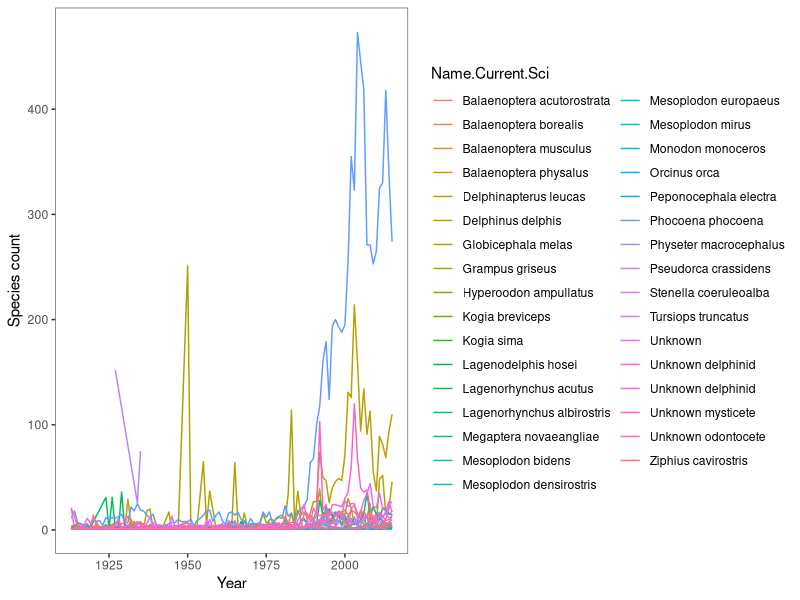
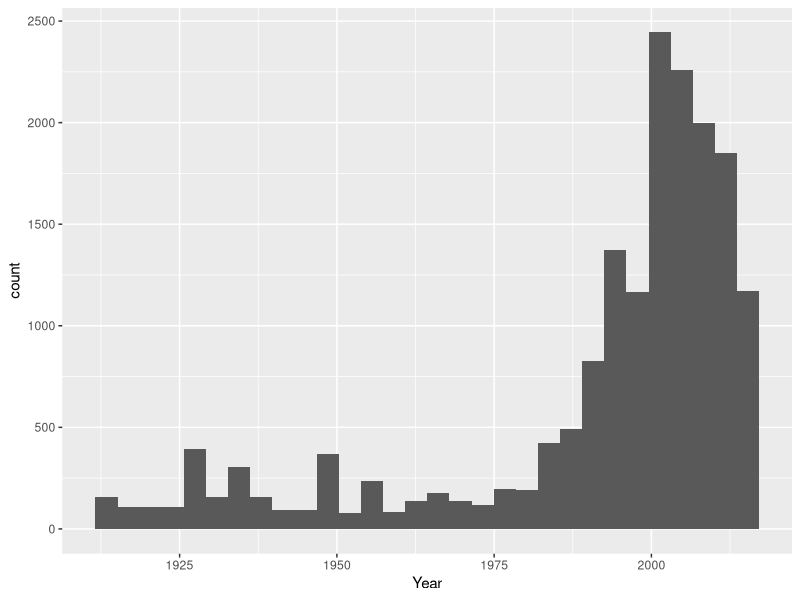
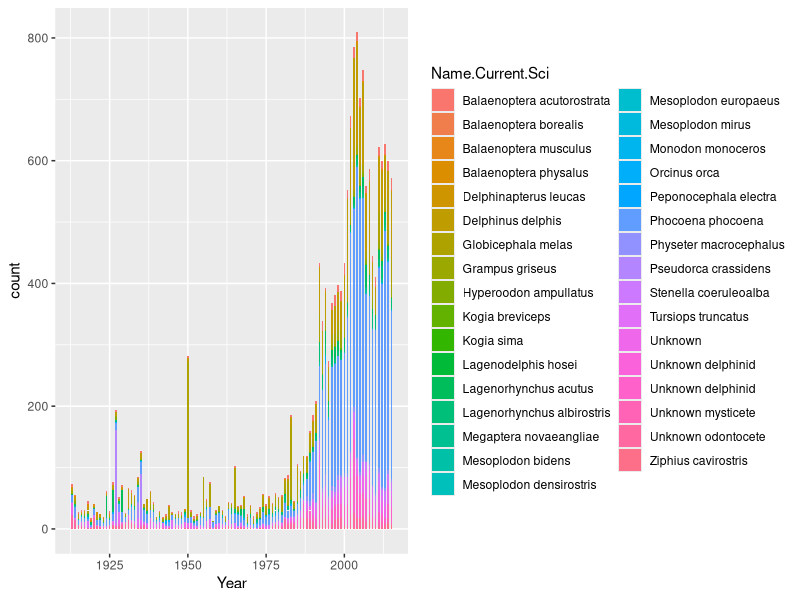
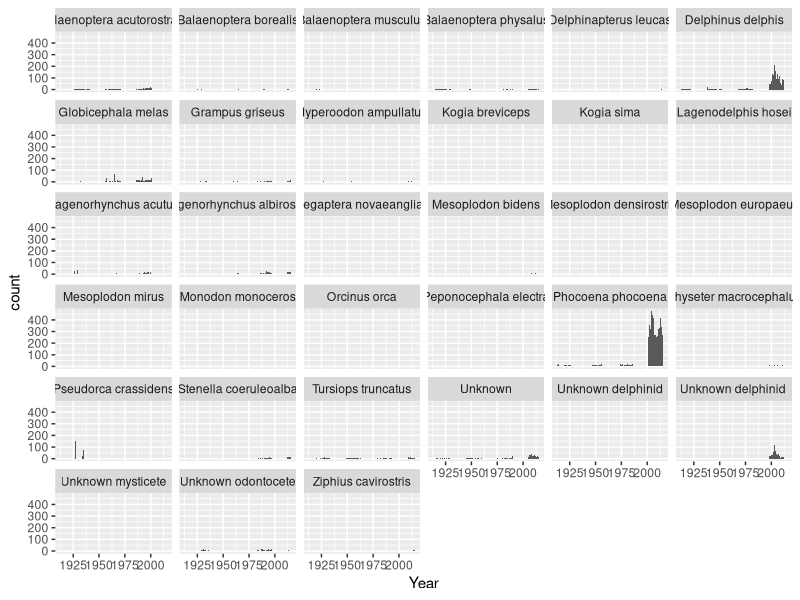
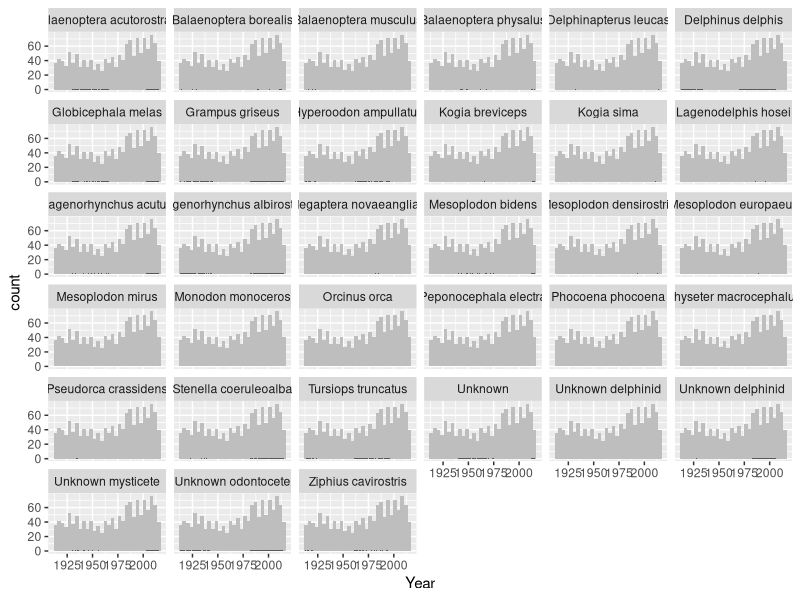
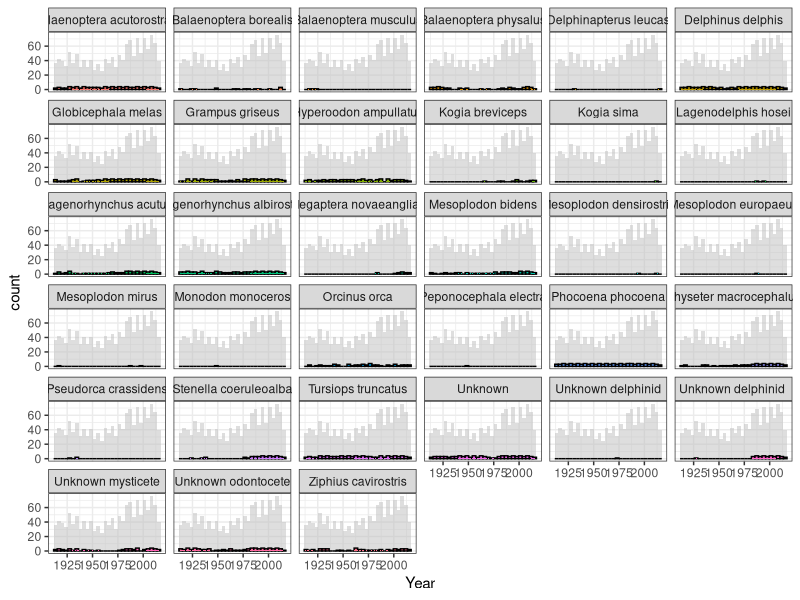

The R source for these figures, in order: (Note: this script raises an error after producing the figures.)

#This code is looking at some species plots - still messy 
#Splitting data into years and species and then attempting to look at mysticetes seperately 
#Messy variable names - need to clean 

install.packages("reshape") 
library(dplyr)
library(tidyverse)
library(ggplot2)
library(reshape) 


data <- read.csv("cleandatesnames.csv")
names(data)

#Getting rid of the extra X1 column - not sure where this comes from 
cleaneddata <- select(data, Name.Current.Sci, Name.Common, Latitude, Longitude, County, Year, Date) 
levels(cleaneddata$Name.Current.Sci)


#Having a look at how many of each species 
select(cleaneddata, Name.Current.Sci)
#'Species' just looking at Name.Current.Sci
species <- count(cleaneddata, Name.Current.Sci)
#'Speciesyearcount' cleaned data: a count of current scientific name and year 
speciesyearcount <- count(cleaneddata, Name.Current.Sci, Year)


View(species)
#This is just species and the year - no counting or sorting 
speciesyear <- select(cleaneddata, Year, Name.Current.Sci)


#Geom_line of all species for every year year 
ggplot(data = speciesyearcount, aes(x = Year, y = n, colour= Name.Current.Sci))+
  theme(panel.background = element_blank(), panel.border = element_rect(colour = "grey40", fill = NA)) +
  labs(x = "Year", y = "Species count") +
  geom_line() +
  scale_fill_manual(values=c("deeppink", "steelblue"), guide=FALSE) 


#Plot of all species 
library(ggplot2)
ggplot(speciesyear, aes(x = Year)) +
  geom_histogram()

#Seperate species (messy as there are so many and I need to sort out the names)
ggplot(speciesyear, aes(x = Year, fill = Name.Current.Sci)) +
  geom_histogram(binwidth = 0.5)

#All species histograms seperated with better bin widths 
ggplot(speciesyear, aes(x = Year)) +
  geom_histogram(binwidth = 0.5) +
  facet_wrap(~ Name.Current.Sci)

View(speciesyear)


#Looking at species by year - a count of each species per year
speciesbyyear <- aggregate(n ~ Name.Current.Sci, speciesyearcount, sum)
View(speciesbyyear)
#Arranging species by year by count 
speciesbyyear <- speciesyearcount %>%
  group_by(n, Year, Name.Current.Sci) %>%
  arrange(Year)


#Can't get this to work
#Showing each species with the full dataset in the background 
#Need to change the - 5 
d <- speciesbyyear      
d_bg <- d[, -1] 

ggplot(d, aes(x = Year)) +
  geom_histogram(data = d_bg, fill = "grey") +
  geom_histogram(binwidth = 0.5) +
  facet_wrap(~ Name.Current.Sci) 

#....
#Changing the aesthetics 
ggplot(d, aes(x = Year, fill = Name.Current.Sci)) +
  geom_histogram(data = d_bg, fill = "grey", alpha = .5) +
  geom_histogram(colour = "black") +
  geom_histogram(binwidth = 0.5) +
  facet_wrap(~ Name.Current.Sci) +
  guides(fill = FALSE) +  # to remove the legend
  theme_bw()              # for clean look overall



#Not sure why this isn't working...trying to plot all species with the total in the background 
a <- speciesyearcount         
a_bg <- a[, -5] 

ggplot(a, aes(x = Year, y = n, colour = Name.Current.Sci)) +
  geom_point(data = a_bg, colour = "grey", alpha = .2) +
  geom_point() + 
  facet_wrap(~ Species) +
  guides(colour = FALSE) +
  theme_bw()


#Plotting just two species together with seperate colours for both
#Need to change the scale on the X axis 

ggplot(sortedodonts, aes(x = Year, y = n, color = Name.Current.Sci)) +
  geom_point(data = , colour = "grey") +
  labs(x = "Year", y = "Count") +
  geom_point() +
  theme(panel.background = element_blank(), panel.border = element_rect(colour = "grey40", fill = NA))


#Splitting out baleen whales - must be a better way to use filter....
bphysalus <- filter(speciesyear, Name.Current.Sci ==  "Balaenoptera physalus") 
bactorostrata <- filter(speciesyear, Name.Current.Sci ==  "Balaenoptera acutorostrata") 
bborealis <- filter(speciesyear, Name.Current.Sci ==  "Balaenoptera borealis")
bmusculus <- filter(speciesyear, Name.Current.Sci ==  "Balaenoptera musculus") 
unmysticete <- filter(speciesyear, Name.Current.Sci ==  "Unknown mysticete") 
unbalaenopterid <- filter(speciesyear, Name.Current.Sci ==  "Unknown balaenoptera") 
mnovaeangliae <- filter(speciesyear, Name.Current.Sci == "Megaptera novaeangliae") 



combinedmysticetes <- rbind(bphysalus, bactorostrata, bborealis, bmusculus, unmysticete, unbalaenopterid, mnovaeangliae) 
#Putting year in ascending order 
sortedmysticetes <- arrange(combinedmysticetes,(Year))
#counting up each year - total mysts, not species specific 
sortmystcount <- count(sortedmysticetes, Year)
#Saving mysticete data to a file - this is each species occurance per year 
write.csv(sortedmysticetes, file = "mysticetes_by_year.csv")

#Selecting out odontocetes (did speciesyear (all species) - mysticetes data)
odontocetes <- speciesyear[ !(speciesyear$Name.Current.Sci %in% sortedmysticetes$Name.Current.Sci), ]
View(odontocetes)

write.csv(odontocetes, file = "odontocetes_by_year.csv")

#Ordering and combining species by year - to arrange in descending order put "desc" before the year 
sortedodonts <- arrange(odontocetes,(Year))
#Counting up each year 
sortodontscount <- count(odontocetes, Year)


#Plotting the mysticetes - really ugly 
ggplot(sortmystcount, aes(x = Year, y = n)) +
  geom_point(data = , colour = "grey") +
  labs(x = "Year", y = "Count") +
  geom_line()
  theme(panel.background = element_blank(), panel.border = element_rect(colour = "grey40", fill = NA))


#All strandings plot 
  ggplot(speciesyear, aes(x = Year)) +
    stat_count(width = 0.5)
  
  
#Mysticete plots - why does stat count work?
ggplot(sortedmysticetes, aes(x = Year)) +
  stat_count(width = 0.5)


#Odontocetes plot 
ggplot(sortedodonts, aes(x = Year)) +
  stat_count(width = 0.5) +
  facet_wrap(~Name.Current.Sci)

library(ggplot2)


#Plotting all mysticetes, odontocetes and all strandings 
ggplot(speciesyear, aes(x = Year, binwidth = 0.5)) +
  geom_histogram(data = speciesyear, fill = "black", binwidth = 0.5) +
  geom_histogram(data = sortedodonts, fill = "white", alpha = 0.5, binwidth = 0.5) + 
  geom_histogram(data = sortedmysticetes, fill = "black", binwidth = 0.5, alpha = 1) 

colors()
#Don't think this worked 
bind_cols(sortodontscount, sortmystcount) 

write.csv(mysticetes, file = "Mysticetes.csv")
